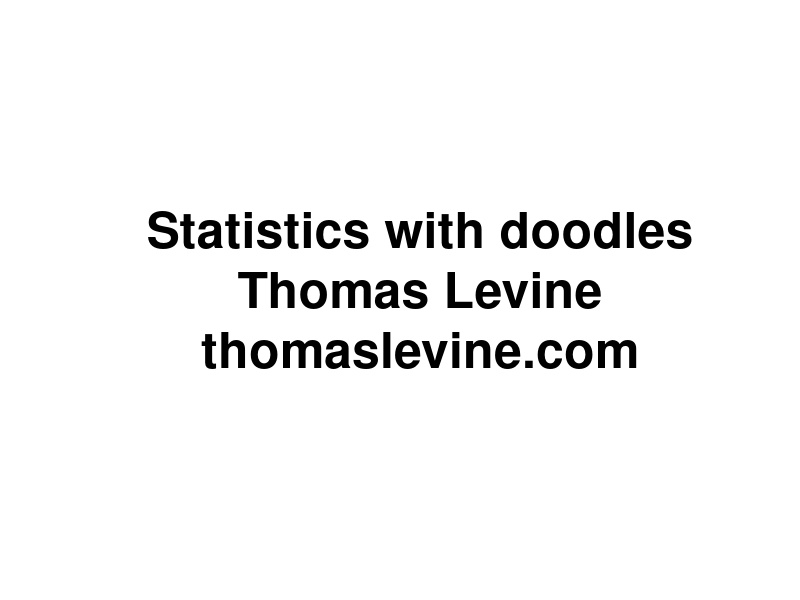
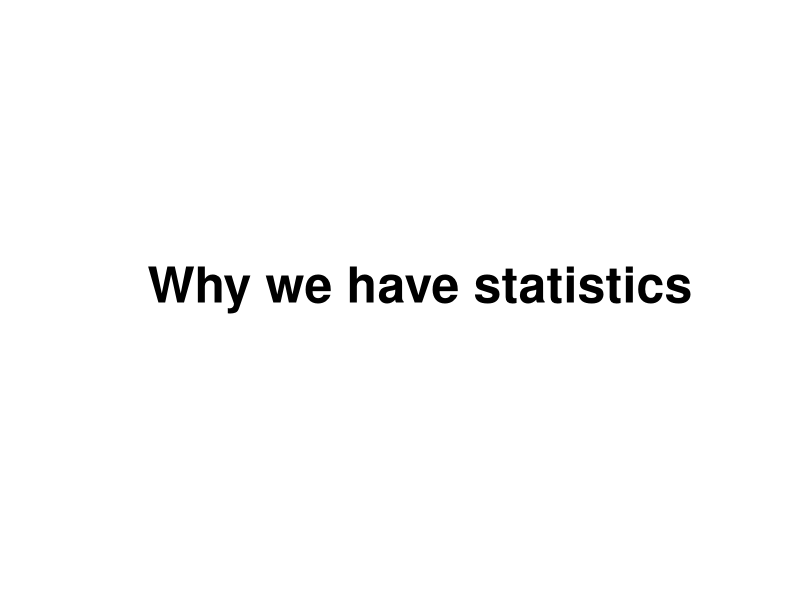
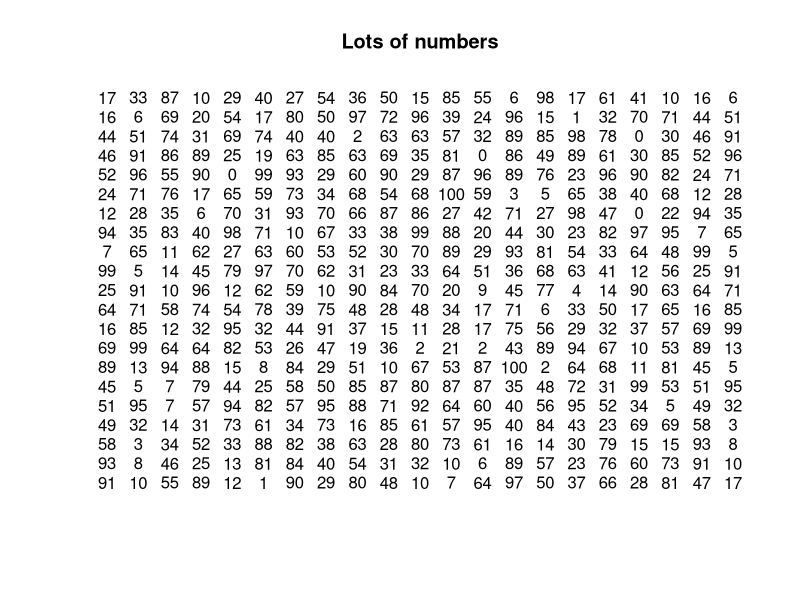
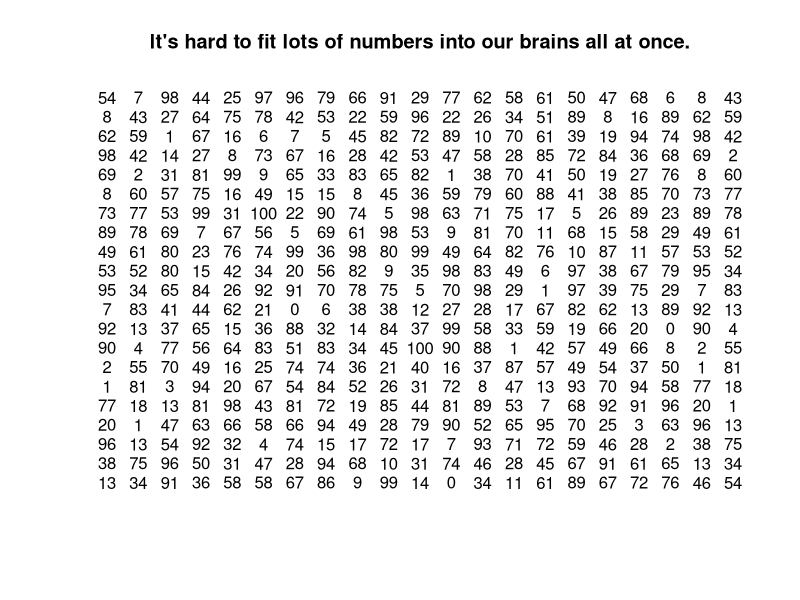
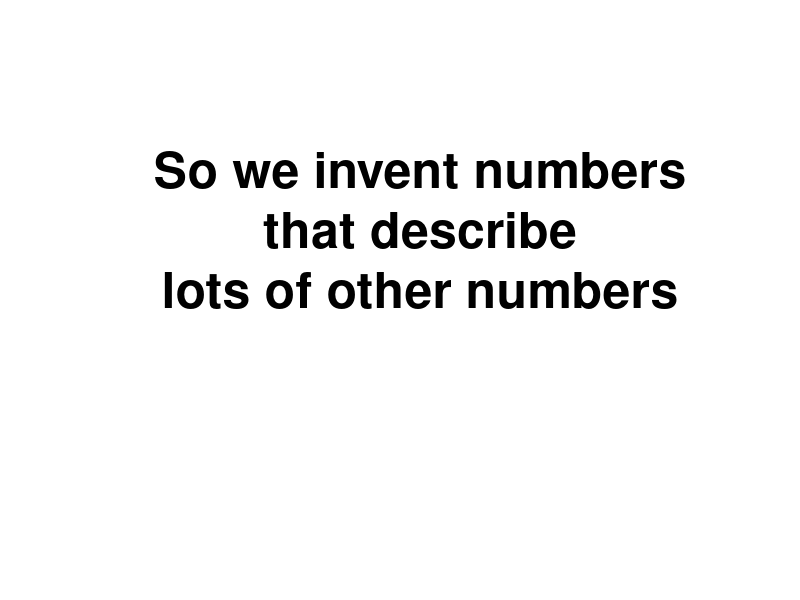
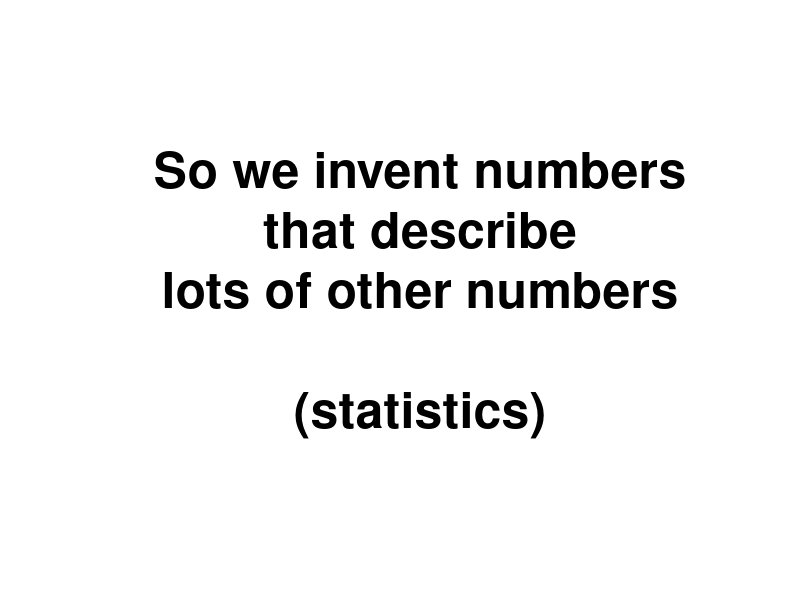
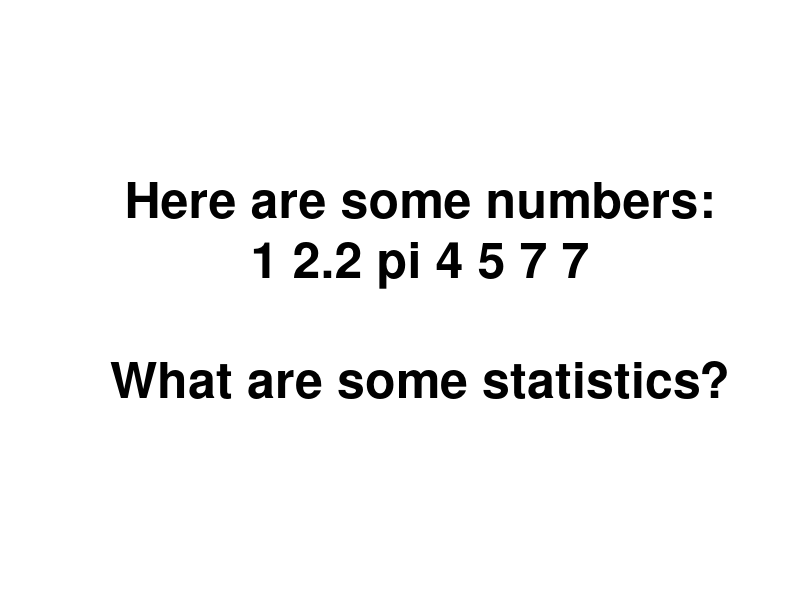
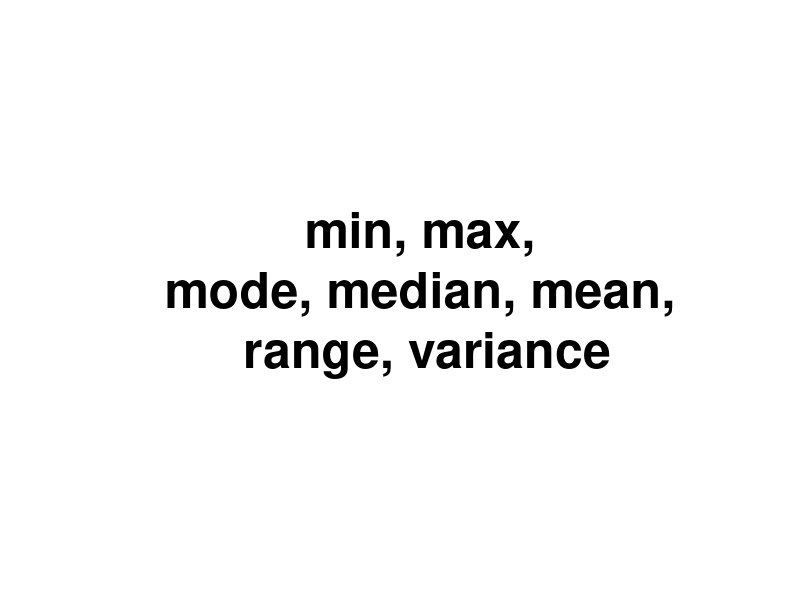

Here is the R script that generated these plots, in order:
attach(iris)
attach(na.omit(airquality))
attach(cars)

baseplot <- function(main, ...) {
  plot(..., type = 'p', bty = 'n',
    main = main, pch = 21, bg = 'grey', col = NULL,
    col.axis = 'grey', col.lab = 'grey', col.main = 'grey', fg = 'grey')
}
irisplot <- function(main) {
  baseplot(main, Petal.Length ~ Petal.Width)
}

meanplot <- function(main) {
  irisplot(main)
  abline(h = mean(Petal.Length), lty = 2)
  abline(v = mean(Petal.Width), lty = 2)
}

interjection <- function(main) {
  plot.new()
  text(0.5, 0.5, cex = 3, label = main, font = 2)
}

blue <-  rgb(0,0,1,.5)

a <- sd(Petal.Length)
b <- sd(Petal.Width)
ab <- max(a,b)

corbase <- function(main = '', low = -1) {
  plot(c(low * ab,ab),c(low * ab,ab),main = main, type = 'n', axes = F, xlab = '', ylab = '', asp = 1)
  rect(xright = 0, ybottom = 0, xleft = -a, ytop = a, col = 'grey', lty = 'blank')
  text(-a/2,a/2,'var(Petal.Width)')
  rect(xleft = 0, ytop = 0, xright = b, ybottom = -b, col = 'grey', lty = 'blank')
  text(b/2,-b/2,'var(Petal.Length)')
}

rand <- data.frame(x = rnorm(100), y = rnorm(100))
r <-  cor(Petal.Length,Petal.Width)

# ----------------

statistics <- function() {
# Introduction
interjection('Why we have statistics')

plot(c(-1,1),c(-1,1),xlab='',ylab='',type='n',axes=F,main='Lots of numbers')
text(rep(seq(-1,1,.1),each=21),rep(seq(-1,1,.1),21),round(100*runif(400)))


plot(c(-1,1),c(-1,1),xlab='',ylab='',type='n',axes=F,main='It\'s hard to fit lots of numbers into our brains all at once.')
text(rep(seq(-1,1,.1),each=21),rep(seq(-1,1,.1),21),round(100*runif(400)))

interjection('So we invent numbers\nthat describe\nlots of other numbers\n\n')
interjection('So we invent numbers\nthat describe\nlots of other numbers\n\n(statistics)')

interjection('Here are some numbers:\n1 2.2 pi 4 5 7 7\n\nWhat are some statistics?')
interjection('min, max,\nmode, median, mean,\n range, variance')
interjection('how many integers,\nwhether the numbers are sorted\n&c.')
interjection('')
interjection('Measuring linear relationships')
}

linear.relationships <- function() {
# Three datasets
irisplot('Two iris variables that move together')

baseplot('Two air quality variables that move oppositely', Ozone ~ Wind) 

baseplot('Normal random noise', rand$y ~ rand$x)
}

covariance <- function() {
# Motivation for covariance
interjection('We want a number\nthat describes\nwhether two variables\nmove together.')

irisplot('It should be high for these variables')

rand <- data.frame(x = rnorm(100), y = rnorm(100))
baseplot('It should be low for these variables', Ozone ~ Wind) 

baseplot('It should be near zero for these variables', rand$y ~ rand$x)

# Computing covariance
interjection('Covariance')

irisplot('The iris variables')

meanplot('Find the means')

meanplot('Draw a rectangle')
rect(xleft = mean(Petal.Width),
     ybottom = mean(Petal.Length),
     xright = Petal.Width[c(44,72)],
     ytop = Petal.Length[c(44,72)])

irisplot('Draw all the rectangles')
valence <- (Petal.Length - mean(Petal.Length)) *
           (Petal.Width - mean(Petal.Width)) > 0
rect(xleft = mean(Petal.Width),
     ybottom = mean(Petal.Length),
     xright = Petal.Width,
     ytop = Petal.Length,
     col = rgb(1-valence, 0, valence,.1),
     lty = 'blank')

irisplot('Why did I color them blue and red?')
valence <- (Petal.Length - mean(Petal.Length)) *
           (Petal.Width - mean(Petal.Width)) > 0
rect(xleft = mean(Petal.Width),
     ybottom = mean(Petal.Length),
     xright = Petal.Width,
     ytop = Petal.Length,
     col = rgb(1-valence, 0, valence,.1),
     lty = 'blank')

irisplot('Why did I color them blue and red?')
valence <- (Petal.Length - mean(Petal.Length)) *
           (Petal.Width - mean(Petal.Width)) > 0
rect(xleft = mean(Petal.Width),
     ybottom = mean(Petal.Length),
     xright = Petal.Width,
     ytop = Petal.Length,
     col = rgb(1-valence, 0, valence,.1),
     lty = 'blank')
text(x = max(Petal.Width), y = max(Petal.Length), pos = 2, label = 'Evidence of\nmovement together')
text(x = min(Petal.Width), y = min(Petal.Length), pos = 4, label = 'Evidence of\nmovement together')
text(x = max(Petal.Width), y = min(Petal.Length), pos = 2, label = 'Evidence of\nmovement oppositely')
text(x = min(Petal.Width), y = max(Petal.Length), pos = 4, label = 'Evidence of\nmovement oppositely')

plot(c(-1,1),c(-1,1),main = 'Add the blues together. (This is at a different scale.)',
  type = 'n', axes = F, xlab = '', ylab = '')
rect(xleft = -1, ybottom = -1, xright = 1, ytop = 1, lty = 'blank', col = 'blue')

plot(c(-1,1),c(-1,1),main = 'Add the reds together.',
  type = 'n', axes = F, xlab = '', ylab = '')
rect(xleft = -1, ybottom = -1, xright = 1, ytop = 1, lty = 'blank', col = 'blue')
rect(xleft = .8, ybottom = -1, xright = 1, ytop = -.8, lty = 'blank', col = 'red')

plot(c(-1,1),c(-1,1),main = 'Subtract the reds.',
  type = 'n', axes = F, xlab = '', ylab = '')
rect(xleft = -1, ybottom = -1, xright = 1, ytop = 1, lty = 'blank', col = 'blue')
rect(xleft = .8, ybottom = -1, xright = 1, ytop = -.8, lty = 'blank', col = 'white')

plot(c(-1,1),c(-1,1),main = 'Divide into as many equal pieces as we have irises (n).',
  type = 'n', axes = F, xlab = '', ylab = '')
rect(xleft = -1, ybottom = -1, xright = 1, ytop = 1, lty = 'blank', col = 'blue')
rect(xleft = .8, ybottom = -1, xright = 1, ytop = -.8, lty = 'blank', col = 'white')
abline(v = 2 * (-.5 + ((1:nrow(iris))/nrow(iris))))

plot(c(-1,1),c(-1,1),main = 'This blue sliver is the covariance.',
  type = 'n', axes = F, xlab = '', ylab = '')
rect(xleft = -.3, xright = -.3 + (.5/nrow(iris)), ybottom = -1, ytop = 1,
  col = 'blue', lty = 'blank')
}

covariance.notpositive <- function() {
irisplot('That was for this sort of relationship.')
valence <- (Petal.Length - mean(Petal.Length)) *
           (Petal.Width - mean(Petal.Width)) > 0
rect(xleft = mean(Petal.Width),
     ybottom = mean(Petal.Length),
     xright = Petal.Width,
     ytop = Petal.Length,
     col = rgb(1-valence, 0, valence,.1),
     lty = 'blank')

baseplot('What if we have more red than blue?', Ozone ~ Wind)
valence <- (Ozone - mean(Ozone)) *
           (Wind - mean(Wind)) > 0
rect(xleft = mean(Wind),
     ybottom = mean(Ozone),
     xright = Wind,
     ytop = Ozone,
     col = rgb(1-valence, 0, valence,.1),
     lty = 'blank')

plot(c(-1,1),c(-1,1),main = 'Add the blues together. (This is at a different scale.)',
  type = 'n', axes = F, xlab = '', ylab = '')
rect(xleft = -1, ybottom = .8, xright = -.8, ytop = 1, lty = 'blank', col = 'blue')

plot(c(-1,1),c(-1,1),main = 'Add the reds together.',
  type = 'n', axes = F, xlab = '', ylab = '')
rect(xleft = -1, ybottom = -1, xright = 1, ytop = 1, lty = 'blank', col = 'red')
rect(xleft = -1, ybottom = .8, xright = -.8, ytop = 1, lty = 'blank', col = 'blue')

plot(c(-1,1),c(-1,1),main = 'Subtract the reds.',
  type = 'n', axes = F, xlab = '', ylab = '')
rect(xleft = -1, ybottom = -1, xright = 1, ytop = 1, lty = 'blank', col = 'red')
rect(xleft = -1, ybottom = .8, xright = -.8, ytop = 1, lty = 'blank', col = 'white')

plot(c(-1,1),c(-1,1),main = 'Divide into as many equal pieces as we have irises (n).',
  type = 'n', axes = F, xlab = '', ylab = '')
rect(xleft = -1, ybottom = -1, xright = 1, ytop = 1, lty = 'blank', col = 'red')
rect(xleft = -1, ybottom = .8, xright = -.8, ytop = 1, lty = 'blank', col = 'white')
abline(v = 2 * (-.5 + ((1:nrow(iris))/nrow(iris))))

plot(c(-1,1),c(-1,1),main = 'This red sliver is the covariance.',
  type = 'n', axes = F, xlab = '', ylab = '')
rect(xleft = -.3, xright = -.3 + (.5/nrow(iris)), ybottom = -1, ytop = 1,
  col = 'red', lty = 'blank')

plot(c(-1,1),c(-1,1),main = 'This red sliver is the covariance.',
  type = 'n', axes = F, xlab = '', ylab = '')
rect(xleft = -.3, xright = -.3 + (.5/nrow(iris)), ybottom = -1, ytop = 1,
  col = 'red', lty = 'blank')
text(.3, 0, 'But it\'s\nnegative!', cex = 3, font = 2)

baseplot('What if we have as much red as blue?', rand$y ~ rand$x)
valence <- (rand$y - mean(rand$y)) *
           (rand$x - mean(rand$x)) > 0
rect(xleft = mean(rand$x),
     ybottom = mean(rand$y),
     xright = rand$x,
     ytop = rand$y,
     col = rgb(1-valence, 0, valence,.1),
     lty = 'blank')

plot(c(-1,1),c(-1,1),main = 'Add the blues together. (This is at a different scale.)',
  type = 'n', axes = F, xlab = '', ylab = '')
rect(xleft = -.45, ybottom = -.45, xright = .55, ytop = .55, lty = 'blank', col = 'blue')

plot(c(-1,1),c(-1,1),main = 'Add the reds together.',
  type = 'n', axes = F, xlab = '', ylab = '')
rect(xleft = -.55, ybottom = -.55, xright = .45, ytop = .45, lty = 'blank', col = 'red')

plot(c(-1,1),c(-1,1),main = 'Subtract the reds.',
  type = 'n', axes = F, xlab = '', ylab = '')
points(0,0)
text(0,-.5, '(Covariance is zero.)')
}

variance <- function() {
# Computing variance
interjection('Variance')
interjection('Variance tells us\nhow spread out\nsome numbers are.')
interjection('1, 4, 8, 10\nvs\n4, 4, 5, 6')
interjection('The variance of a variable is\nthe covariance of the variable\nwith itself.')

irisplot('Our two iris variables from before')
interjection('Let\'s look at just one of them.')
baseplot('The points all fall along the same line.', Petal.Length, Petal.Length, asp = 1)
interjection('Let\'s find the variance of Petal.Length')

baseplot('Draw all the rectangles', Petal.Length, Petal.Length, asp = 1)
rect(xleft = mean(Petal.Length),
     ybottom = mean(Petal.Length),
     xright = Petal.Length,
     ytop = Petal.Length,
     col = rgb(0, 0, 1,.1),
     lty = 'blank')

baseplot('Why no red rectangles?', Petal.Length, Petal.Length, asp = 1)
rect(xleft = mean(Petal.Length),
     ybottom = mean(Petal.Length),
     xright = Petal.Length,
     ytop = Petal.Length,
     col = rgb(0, 0, 1,.1),
     lty = 'blank')

plot(c(-1,1),c(-1,1),main = 'Add the blues together. (This is at a different scale.)',
  type = 'n', axes = F, xlab = '', ylab = '')
rect(xleft = -1, ybottom = -1, xright = 1, ytop = 1, lty = 'blank', col = 'blue')

plot(c(-1,1),c(-1,1),main = 'We have no reds to subtract.',
  type = 'n', axes = F, xlab = '', ylab = '')
rect(xleft = -1, ybottom = -1, xright = 1, ytop = 1, lty = 'blank', col = 'blue')

plot(c(-1,1),c(-1,1),main = 'Divide into as many equal pieces as we have irises (n).',
  type = 'n', axes = F, xlab = '', ylab = '')
rect(xleft = -1, ybottom = -1, xright = 1, ytop = 1, lty = 'blank', col = 'blue')
abline(v = 2 * (-.5 + ((1:nrow(iris))/nrow(iris))))

plot(c(-1,1),c(-1,1),main = 'This blue sliver is the variance.',
  type = 'n', axes = F, xlab = '', ylab = '')
rect(xleft = -.3, xright = -.3 + (.5/nrow(iris)), ybottom = -1, ytop = 1,
  col = 'blue', lty = 'blank')
}

correlation <- function() {
# Correlation
interjection('A problem with covariance')
interjection('Covariance has units!\n\n(x-unit times y-unit)')
interjection('Which relationship is stronger\n(more linear)?')

par(mfrow = 1:2)
.cov <- round(cov(Petal.Length,Petal.Width), 2)
irisplot(paste0('Irises (cov = ', .cov, ' cm^2)'))
.cov <- round(cov(speed,dist), 2)
baseplot(paste0('Cars (cov =', .cov, ' mph*ft)'), speed ~ dist)
par(mfrow = c(1,1))

interjection('Oh noes!')
interjection('We can divide\nthe covariance\nby the variances\nto standardize it.')

irisplot('We\'re using these data again.')

corbase()
rect(xleft = 0, ybottom = 0, xright = b, ytop = a, col = 'black', lty = 'blank')
text(b/2,a/2,'sd(Petal.Width)*\nsd(Petal.Length)', col = 'white')

corbase()
rect(xleft = 0, ybottom = 0, xright = b, ytop = a, col = 'black', lty = 'blank')
text(b/2,a/2,'sd(Petal.Width)*\nsd(Petal.Length)', col = 'white')
text(-a/2,-b/2,'The black rectangle is\nlike an average variance.')

corbase()
rect(xleft = 0, ybottom = 0, xright = b, ytop = a, col = 'black', lty = 'blank')
text(b/2,a/2,'sd(Petal.Width)*\nsd(Petal.Length)', col = 'white')
text(-a/2,-b/2,'cov(Petal.Width,Petal.Length)\ncannot be bigger than\nblack rectangle.')

interjection('Why?')

irisplot('Covariance has red rectangles.')
valence <- (Petal.Length - mean(Petal.Length)) *
           (Petal.Width - mean(Petal.Width)) > 0
rect(xleft = mean(Petal.Width),
     ybottom = mean(Petal.Length),
     xright = Petal.Width,
     ytop = Petal.Length,
     col = rgb(1-valence, 0, valence,.1),
     lty = 'blank')

baseplot('Variance doesn\'t have red rectangles.', Petal.Length, Petal.Length, asp = 1)
rect(xleft = mean(Petal.Length),
     ybottom = mean(Petal.Length),
     xright = Petal.Length,
     ytop = Petal.Length,
     col = rgb(0, 0, 1,.1),
     lty = 'blank')

corbase()
rect(xleft = 0, ybottom = 0, xright = b, ytop = a, col = 'black', lty = 'blank')
text(b/2,a/2,'sd(Petal.Width)*\nsd(Petal.Length)', col = 'white')
text(-a/2,-b/2,'cov(Petal.Width,Petal.Length)\ncannot be bigger than\nblack rectangle.')

corbase('Let\'s zoom in.', low = -.05)
rect(xleft = 0, ybottom = 0, xright = b, ytop = a, col = 'black', lty = 'blank')
text(b/2,a/2,'sd(Petal.Width)*\nsd(Petal.Length)', col = 'white')

corbase('Squish covariance vertically into the rectangle.', low = -.05)
rect(xleft = 0, ybottom = 0, xright = b, ytop = a, col = 'black', lty = 'blank')
rect(xleft = 0, ybottom = 0, xright = b, ytop = a * r, col = 'blue', lty = 'blank')

interjection('Correlation (R)\nis the ratio of\nthe small rectangle\nto the big rectangle.')

corbase('Squish covariance vertically into the rectangle.', low = -.05)
rect(xleft = 0, ybottom = 0, xright = b, ytop = a, col = 'black', lty = 'blank')
rect(xleft = 0, ybottom = 0, xright = b, ytop = a * r, col = 'blue', lty = 'blank')
text(b/2,r*a/2,'cov(Petal.Width,\nPetal.Length)', col = 'white', font = 2)
text(0, r*a/2, 'R * sd(Petal.Length)', col = 'blue', font = 2, srt = 90, adj = c(0.5,-1))

corbase('Squish covariance horizontally into the rectangle.', low = -.05)
rect(xleft = 0, ybottom = 0, xright = b, ytop = a, col = 'black', font = 2, lty = 'blank')
rect(xleft = 0, ybottom = 0, xright = b * r, ytop = a, col = 'blue', lty = 'blank')
text(r*b/2,a/2,'cov(Petal.Width,\nPetal.Length)', col = 'white', font = 2)
text(b/2, 0, 'R * sd(Petal.Width', adj = c(0.5,1.5), col = 'blue', font = 2)

interjection('People like to\ntalk about R-squared.')

corbase('Intersect the two squished covariance rectangles.', low = -.05)
rect(xleft = 0, ybottom = 0, xright = b, ytop = a, col = 'black', lty = 'blank')
rect(xleft = 0, ybottom = 0, xright = b * r, ytop = a * r, col = 'purple', lty = 'blank')
text(r*b/2,a/2,'cov(Petal.Width, Petal.Length)', col = 'purple')
text(0, r*a/2, 'R ^ 2 * sd(Petal.Length)',srt = 90, pos = 2, col = 'purple', font = 2)
text(r*b/2, 0, 'R ^ 2 * sd(Petal.Width)', adj = c(0.5,1.5), col = 'purple', font = 2)

interjection('That was for very\npositive (blue) covariances.')
interjection('What if covariance is negative (red)?')

irisplot('We were just using these data.')
baseplot('What if we had these data?', Ozone ~ Wind) 
baseplot('What if we had these data?', Ozone ~ Wind) 
valence <- (Ozone - mean(Ozone)) *
           (Wind - mean(Wind)) > 0
rect(xleft = mean(Wind),
     ybottom = mean(Ozone),
     xright = Wind,
     ytop = Ozone,
     col = rgb(1-valence, 0, valence,.1),
     lty = 'blank')

corbase('R is the same, just negative.', low = -.05)
rect(xleft = 0, ybottom = 0, xright = b, ytop = a, col = 'black', lty = 'blank')
rect(xleft = 0, ybottom = 0, xright = b, ytop = a * r, col = 'red', lty = 'blank')
text(b/2,r*a/2,'cov(Ozone, Wind)', col = 'white', font = 2)
text(0, r*a/2, 'r * sd(Wind)', srt = 90, col = 'red', font = 2, adj = c(.5,-.5))

corbase('R-squared is the same, and it is always positive.', low = -.05)
rect(xleft = 0, ybottom = 0, xright = b, ytop = a, col = 'black', lty = 'blank')
rect(xleft = 0, ybottom = 0, xright = b * r, ytop = a * r, col = 'purple', lty = 'blank')
text(r*b/2,a/2,'cov(Ozone, Wind)', col = 'purple')
text(0, r*a/2, 'r ^ 2 * sd(Wind)', pos = 2, col = 'purple', font = 2, adj = c(.5, -.5), srt = 90)
text(r*b/2, 0, 'r ^ 2 * sd(Ozone)', col = 'purple', font = 2, adj = c(.5,1.5))

corbase('Zoom back out.')
rect(xleft = 0, ybottom = 0, xright = b, ytop = a, col = 'black', lty = 'blank')
rect(xleft = 0, ybottom = 0, xright = b, ytop = a * r, col = 'red', lty = 'blank')
text(b/2,r*a/2,'cov(Ozone,\nWind)', col = 'white', font = 2)
text(0, r*a/2, 'r * sd(Wind)', col = 'red', srt = 90, adj = c(.5,-.5), font = 2)
}

least.squares.regression <- function() {
interjection('If we transform the covariance a bit,\nwe can also make predictions.')
interjection('Let\'s use x to predict y.')
interjection('y = b0  + b1 * x')
interjection('Let\'s invent b1.')
interjection('')
interjection('What values should it have?')
interjection('If covariance is high\nand x is high,\ny should be high.\n\n(b1 is very positive.)')
interjection('If covariance is high\nand x is low,\ny should be low.\n\n(b1 is very negative.)')
interjection('If covariance is low,\nwe have no idea what y is.\n\n(b1 is around zero.)')
interjection('')
interjection('Let\'s think about units again.')

plot(c(-1,1),c(-1,1),main = 'Covariance is an area; its unit is the product of the x and y units.',
  type = 'n', axes = F, xlab = '', ylab = '')
rect(xleft = -.3, xright = -.3 + (.5/nrow(iris)), ybottom = -1, ytop = 1,
  col = 'blue', lty = 'blank')

plot(c(-1,1),c(-1,1),main = 'Variance is a special covariance; its unit is the square of the x unit.',
  type = 'n', axes = F, xlab = '', ylab = '')
rect(xleft = -.3, xright = -.3 + (.5/nrow(iris)), ybottom = -1, ytop = 1,
  col = 'blue', lty = 'blank')

corbase('Correlation is a ratio of areas with the same units.', low = -.05)
rect(xleft = 0, ybottom = 0, xright = b, ytop = a, col = 'black', lty = 'blank')
rect(xleft = 0, ybottom = 0, xright = b, ytop = a * r, col = 'blue', lty = 'blank')

interjection('The unit of b1 must be y-unit/x-unit.')

corbase('Our covariance picture')
rect(xleft = 0, ybottom = 0, xright = b, ytop = a * r, col = 'blue', lty = 'blank')
text(b,r*a/2,'cov(Petal.Width,\nPetal.Length)', col = 'white', font = 2, pos = 2)
text(0, a*2/3, 'R * sd(Petal.Length)', pos = 2, col = 'black', font = 1, srt = 90)

.adj <- cov(Petal.Width,Petal.Length)/sd(Petal.Length)
corbase('Lay the covariance over one of the variances instead.')
rect(xleft = -a, xright = 0, ybottom = a * (1 - .adj), ytop = a, col = 'blue', lty = 'blank')
text(-a/2,a/2,'cov(Petal.Width, Petal.Length)', col = 'white', font = 2)

corbase('Petal.Width = b0 + b1 * Petal.Length')
rect(xleft = -a, xright = 0, ybottom = a * (1 - .adj), ytop = a, col = 'blue', lty = 'blank')
text(-a/2,a/2,'cov(Petal.Width, Petal.Length)', col = 'white', font = 2)
text(0,a/2,'b1 * sd(Petal.Length)', col = 'blue', pos = 4)

.adj <- cov(Petal.Width,Petal.Length)/sd(Petal.Width)
corbase('Lay the covariance over the other variance.')
rect(xleft = 0, xright = b, ybottom = -b, ytop = -b  * (1 - .adj), col = blue, lty = 'blank')
text(0,0,'cov(Petal.Width,\nPetal.Length)', col = 'white', font = 2, pos = 4)

corbase('Petal.Length = b0 + b1 * Petal.Width')
rect(xleft = 0, xright = b, ybottom = -b, ytop = -b  * (1 - .adj), col = blue, lty = 'blank')
text(a/2,0,'b1 * sd(Petal.Length)', col = 'blue', font = 2, srt = -90)
}


thoughtful.thoughts <- function() {
  interjection('A statistic is a number\nthat describes a lot\nof other numbers.')
  interjection('Covariance describes\nthe strength of\nlinear relationships.')
  interjection('Variance describes\nhow spread-out\nsome numbers are.')
  interjection('Correlation is a\nstandardized version\nof covariance.')
  interjection('(Beta coefficients for)\nleast-squares regression\npredict one variable\nbased on another.')
  interjection('')
  interjection('You can pretty much always draw math.')
}

slides <- function() {
  interjection('Statistics with doodles\nThomas Levine\nthomaslevine.com')
  statistics()
  linear.relationships()
  covariance()
  covariance.notpositive()
  interjection('Let\'s review the previous slides quickly.')
  linear.relationships()
  covariance()
  covariance.notpositive()
  interjection('')
  variance()
  interjection('')
  correlation()
  interjection('Remember how this fits in.')
  covariance()
  correlation()
  interjection('')
  least.squares.regression()
  interjection('Let\'s go over that again.')
  linear.relationships()
  covariance()
  covariance.notpositive()
  variance()
  correlation()
  least.squares.regression()
  interjection('')
  thoughtful.thoughts()
}

pdf('doodles.pdf', width = 11, height = 8.5)
slides()
dev.off()
